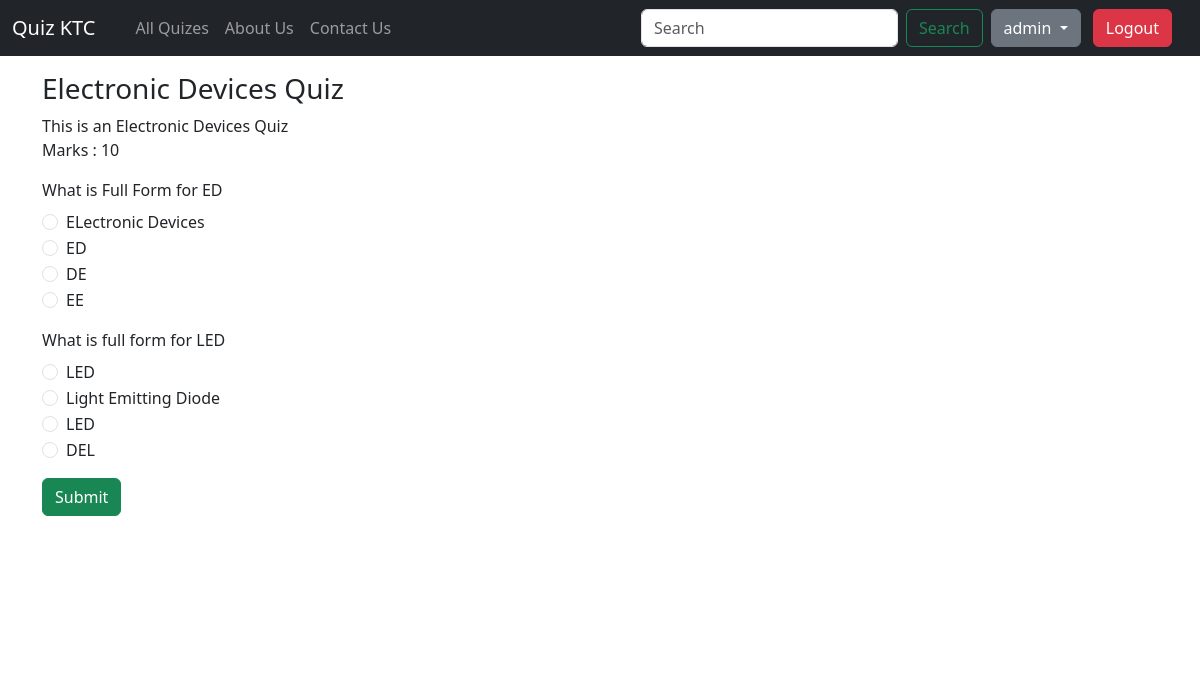
/quiz/1 (signed in), run on the app's committed database.
### home/models.py (models this page shows)
class Quiz(models.Model):
    quiz_id = models.BigAutoField(primary_key=True)
    name = models.CharField(max_length=100, blank=True, null=True)
    desc = models.CharField(max_length=100, blank=True, null=True)
    marks = models.IntegerField(blank=True, null=True)
    created_at = models.DateTimeField(auto_now_add=True, blank=True, null=True)
    def __str__(self):
        return self.name

class Question(models.Model):
    CHOICES = (
    (1, 'First'),
    (2, 'Second'),
    (3, 'Third'),
    (4, 'Fourth'),)
    quiz = models.ForeignKey(Quiz, related_name="quiz", on_delete=models.CASCADE)
    question_id = models.BigAutoField(primary_key=True)
    question = models.CharField(blank=True, null=True, max_length=255)
    choice1 = models.CharField(max_length=255, blank=True, null=True)
    choice2 = models.CharField(max_length=255, blank=True, null=True)
    choice3 = models.CharField(max_length=255, blank=True, null=True)
    choice4 = models.CharField(max_length=255, blank=True, null=True)
    correct_choice = models.IntegerField(null=True, blank=True, choices=CHOICES)
    marks = models.IntegerField(blank=True, null=True, default=1)
    def __str__(self):
        return self.question

### home/views.py (the view)
# urls.py: path("quiz/<int:quiz_id>", views.open_quiz, name="open_quiz"),
@login_required
def open_quiz(request, quiz_id):
    quiz = Quiz.objects.get(quiz_id=quiz_id)
    que = Question.objects.all().filter(quiz=quiz_id)
    context = {"quiz": quiz, "que" : que}
    print(context)
    return render(request, template_name="quiz_home.html", context=context)

### templates/quiz_home.html (shortened to what this page needs)
{% extends "base.html" %}
{% block body %}
   <div class="container my-3">
        <h3> {{ quiz }} </h3>
        <p> {{ quiz.desc }} <br> <bold> Marks :  {{ quiz.marks }} </bold> </p>
        <form action="/submit" method="POST">
    {% for q in que %}
    <div class="mb-3">
        <label for="exampleFormControlInput1" class="form-label"> {{ q.question }} </label>
        <div class="form-check">
            <input class="form-check-input" type="radio" name="choice{{q.question_id}}" id="choice{{q.question_id}}" value="1">
            <label class="form-check-label" for="choice{{q.question_id}}">
                {{ q.choice1 }}
            </label>
        </div>
        <div class="form-check">
            <input class="form-check-input" type="radio" name="choice{{q.question_id}}" id="choice{{q.question_id}}" value="2">
            <label class="form-check-label" for="choice{{q.question_id}}">
                {{ q.choice2 }}
            </label>
        </div>
        <div class="form-check">
            <input class="form-check-input" type="radio" name="choice{{q.question_id}}" id="choice{{q.question_id}}" value="3">
            <label class="form-check-label" for="choice{{q.question_id}}">
                {{ q.choice3 }}
            </label>
        </div>
        <div class="form-check">
            <input class="form-check-input" type="radio" name="choice{{q.question_id}}" id="choice{{q.question_id}}" value="4">
            <label class="form-check-label" for="choice{{q.question_id}}">
                {{ q.choice4 }}
            </label>
        </div>
      </div>
        {% endfor %}
        <button type="submit" id="finalSubmit" class="btn btn-success"> Submit </button>
    </form>
    <video id="video" autoplay> </video>
</div>
{% endblock body %}

### templates/base.html (shortened to what this page needs)
<!doctype html>
<html lang="en">
  <head>
    <link href="https://cdn.jsdelivr.net/npm/bootstrap@5.3.3/dist/css/bootstrap.min.css" rel="stylesheet">
  </head>
  <body>
    <nav class="navbar navbar-expand-lg navbar-dark bg-dark">
        <div class="container-fluid">
          <a class="navbar-brand" href="#">Quiz KTC</a>
          <div class="collapse navbar-collapse" id="navbarSupportedContent">
            <ul class="navbar-nav me-auto mb-2 mb-lg-0">
              <li class="nav-item">
                <a class="nav-link active" aria-current="page" href="/"></a>
              </li>
              <li class="nav-item">
                <a class="nav-link" href="/">All Quizes</a>
              </li>
              <li class="nav-item">
                <a class="nav-link" href="/about">About Us</a>
              </li>
              <li class="nav-item">
                <a class="nav-link" href="/contact">Contact Us</a>
              </li>
            </ul>
            <form class="d-flex" role="search">
              <input class="form-control me-2" type="search" placeholder="Search" aria-label="Search">
              <button class="btn btn-outline-success" type="submit">Search</button>
            </form>
            {% if user.is_authenticated %}
            <div class="dropdown mx-2">
              <button class="btn btn-secondary dropdown-toggle" type="button" id="user-details" data-bs-toggle="dropdown"
                aria-expanded="false">
                {{user.username}}
              </button>
              <a href="/logout" class="btn btn-danger mx-2"> Logout</a>
            </div>
            {% endif %}
          </div>
        </div>
      </nav>
    {% block body %}{% endblock body %}
  </body>
</html>

### data on the page
Quiz: name "Electronic Devices Quiz", desc "This is an Electronic Devices Quiz", marks "10"
Question: question "What is Full Form for ED", choice1 "ELectronic Devices", choice2 "ED", choice3 "DE", choice4 "EE"
Question: question "What is full form for LED", choice1 "LED", choice2 "Light Emitting Diode", choice3 "LED", choice4 "DEL"

### other printed values
{{ user.username }} "admin"
